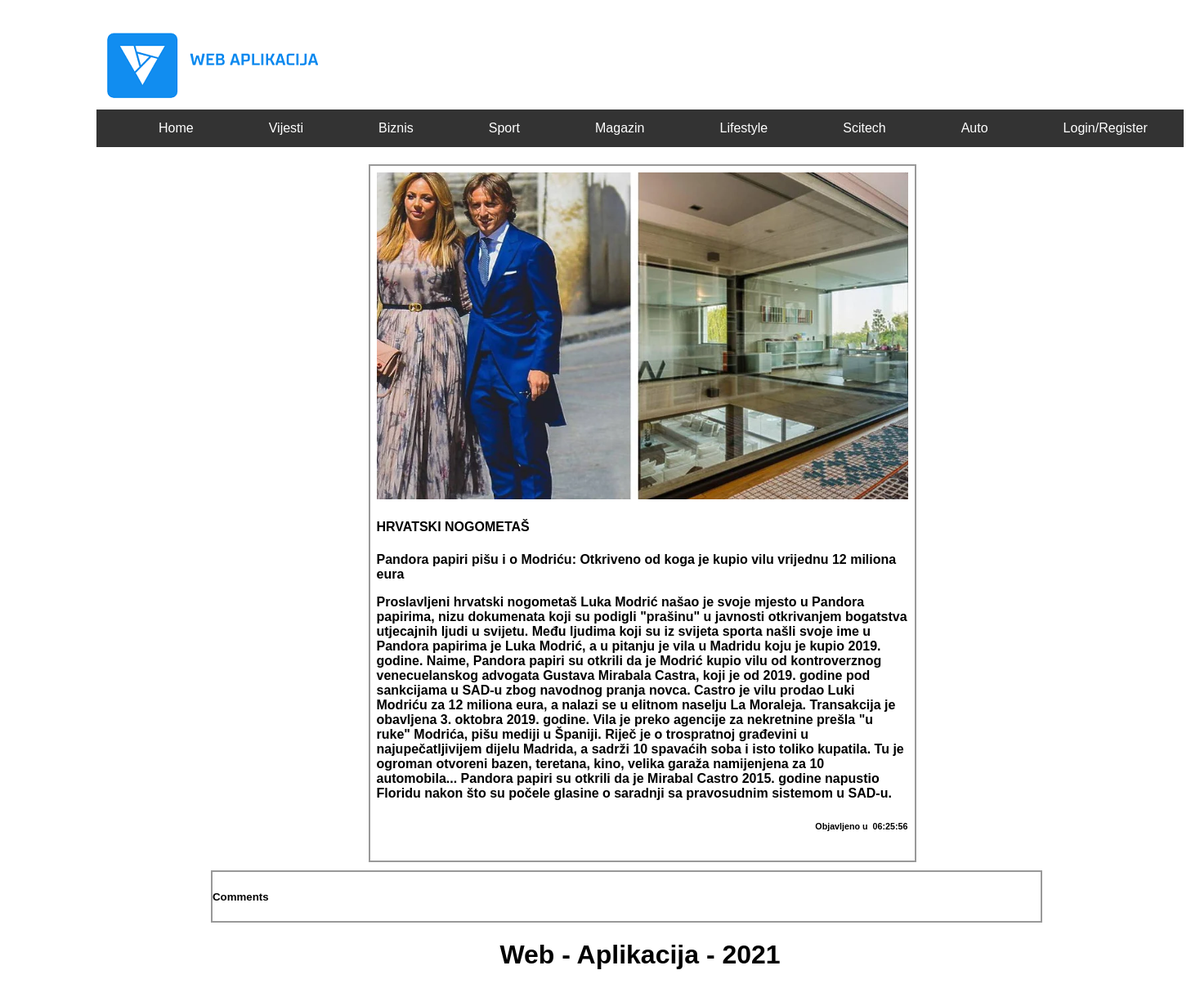
The page /news/Pandora-papiri-pišu-i-o-Modriću-Otkriveno-od-koga-je-kupio-vilu-vrijednu-12-miliona-eura.php on the database its author committed.
### tables this page shows
CREATE TABLE `news` (
  `id` int(11) NOT NULL,
  `category` varchar(45) DEFAULT NULL,
  `title` varchar(1000) DEFAULT NULL,
  `description` varchar(1000) DEFAULT NULL,
  `descriptionlnk` varchar(1400) NOT NULL,
  `content` varchar(10000) DEFAULT NULL,
  `time_publish` time NOT NULL,
  `postedby` varchar(66) NOT NULL,
  `image` varchar(255) NOT NULL
);

### news/Pandora-papiri-pišu-i-o-Modriću-Otkriveno-od-koga-je-kupio-vilu-vrijednu-12-miliona-eura.php (the view, shortened to what this page needs)
<!DOCTYPE html>
<html>
<head>
<link rel="stylesheet" type="text/css" href="../css/style.css">
</head>
<body>
<div class="header">
<img src="../images/4.png">
<ul>
<li><a class="active" href="../index.php">Home</a></li>
  <li><a href="../vijesti.php">Vijesti</a></li>
  <li><a href="../biznis.php">Biznis</a></li>
  <li><a href="../sport.php">Sport</a></li>
  <li><a href="../magazin.php">Magazin</a></li>
  <li><a href="../lifestyle.php">Lifestyle</a></li>
  <li><a href="../scitech.php">Scitech</a></li>
  <li><a href="../auto.php">Auto</a></li>
  <?php
if (isset($_SESSION['username'])) {
	  $username = $_SESSION['username'];
echo '<li><a href="../users/logout.php">Logout</a></li>';
}
else{
  echo '<li><a href="../users/login.php">Login/Register</a></li>';
}
?>
</ul>
  </div>
<div class="container" style="margin: auto;width: 50%;">
      <div class="row">
	  <?php require "../users/connection.php";
			$file = basename($_SERVER['PHP_SELF']);
			$info = pathinfo($file);
			$file_name =  basename($file,'.'.$info['extension']);
            $upit = "SELECT * FROM news WHERE descriptionlnk = '$file_name'";
			$conn = Database::getConnection();
            $q = $conn->query($upit);
            $red = mysqli_fetch_assoc($q);
            echo
            '<div class="column" style="width:650px; max-height: auto;">
              <img src="../images/' .$red['image'].'" alt="" style="width:100%; height: 400px;">
              <div id="text-block-small">
                 <h4>'. $red['title'] .'</h4>
                  <p>' . $red['description'] . '</p>
				  <p>' . $red['content'] .' </p>
				  <h6><p style="text-align:right;  ">Objavljeno u &nbsp' . $red['time_publish'] . '</p></h6>'
				  ?>
              </div>
            </div>
      </div>
</div>
<div class="section" style="width:1013px; margin-left:150px;">
						<h5>Comments</h5>
                </div>
<div id="footer">
<h1 style="text-align:center">Web - Aplikacija - 2021</h1>
  </div>
</body>
</html>

### css/style.css (style rules this page uses)
body { position: absolute; left: 100px; width: auto; height: auto; font-family: Arial, Helvetica, sans-serif; }
a { text-decoration: none; }
p { font-family: Verdana, Geneva, Tahoma, sans-serif; font-weight: bold; }
.header { width: 1330px; overflow: hidden; padding: 20px 10px; margin-bottom: 1px; }
.container { top: 190px; }
ul { list-style-type: none; margin: 0; padding: 0; overflow: hidden; background-color: #333; }
li { float: left; margin-left: 60px; }
li a { display: block; color: white; text-align: center; padding: 14px 16px; text-decoration: none; }
.column { margin-left: 5px; float: left; width: 33.33%; padding: 8px 8px 12px 8px; border: 2px solid #999; }
.row::after { content: ""; clear: both; display: table; border-bottom: 10px solid; }
.section { border: 2px solid #999; }

### rows shown on the page
news: image (picture), title "HRVATSKI NOGOMETAŠ", description "Pandora papiri pišu i o Modriću: Otkriveno od koga je kupio vilu vrijednu 12 miliona eura", content "Proslavljeni hrvatski nogometaš Luka Modrić našao je svoje mjesto u Pandora papirima, nizu dokumenata koji su podigli \"prašinu\" u javnosti otkrivanjem bogatstva utjecajnih ljudi u svijetu. Među ljudima koji su iz svijeta sporta našli svoje ime u Pandora papirima je Luka Modrić, a u pitanju je vila u Madridu koju je kupio 2019. godine. Naime, Pandora papiri su otkrili da je Modrić kupio vilu od kontroverznog venecuelanskog advogata Gustava Mirabala Castra, koji je od 2019. godine pod sankcijama u SAD-u zbog navodnog pranja novca. Castro je vilu prodao Luki Modriću za 12 miliona eura, a nalazi se u elitnom naselju La Moraleja. Transakcija je obavljena 3. oktobra 2019. godine. Vila je preko…", time_publish "06:25:56"
